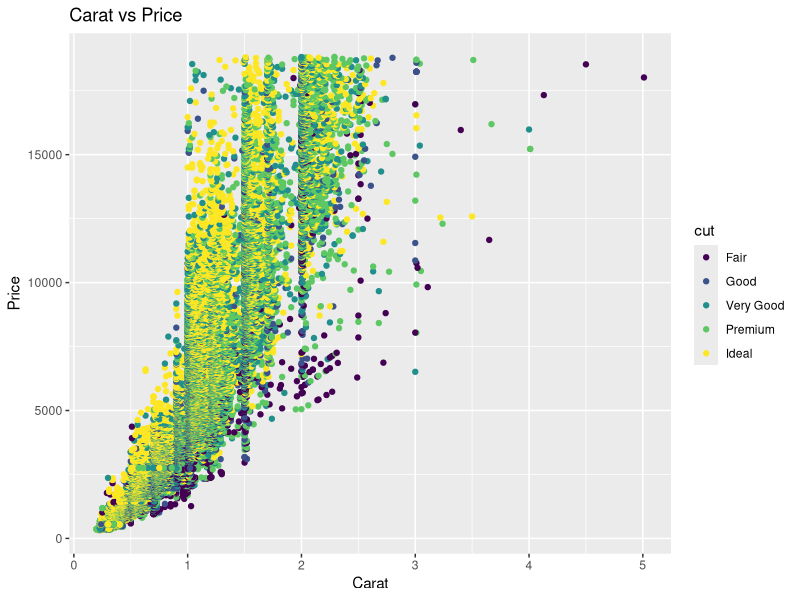
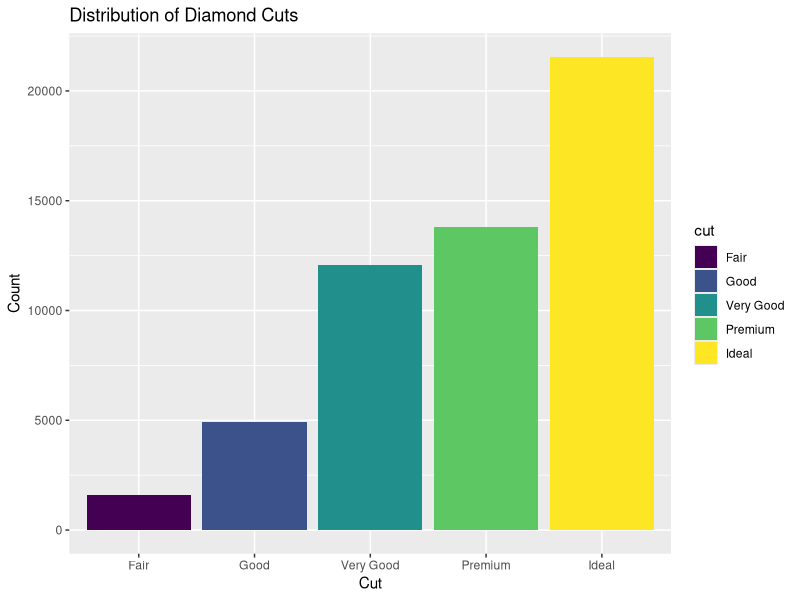
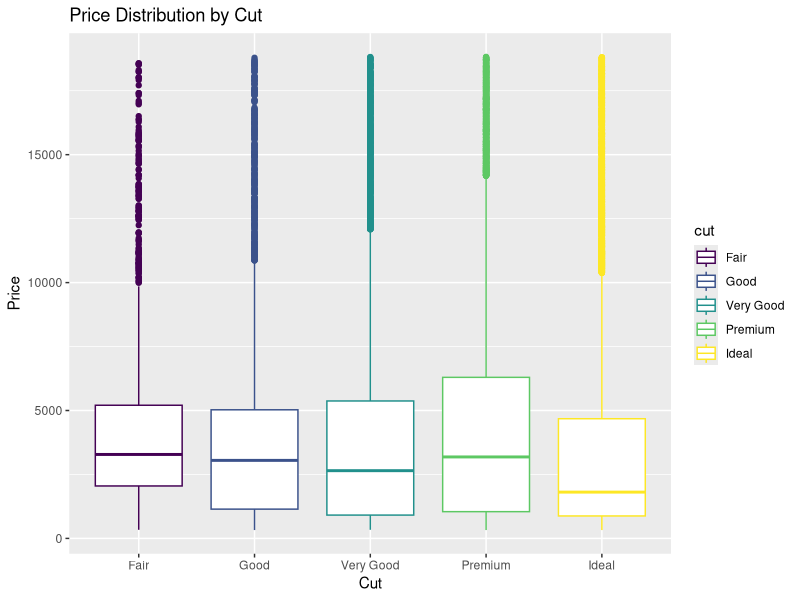
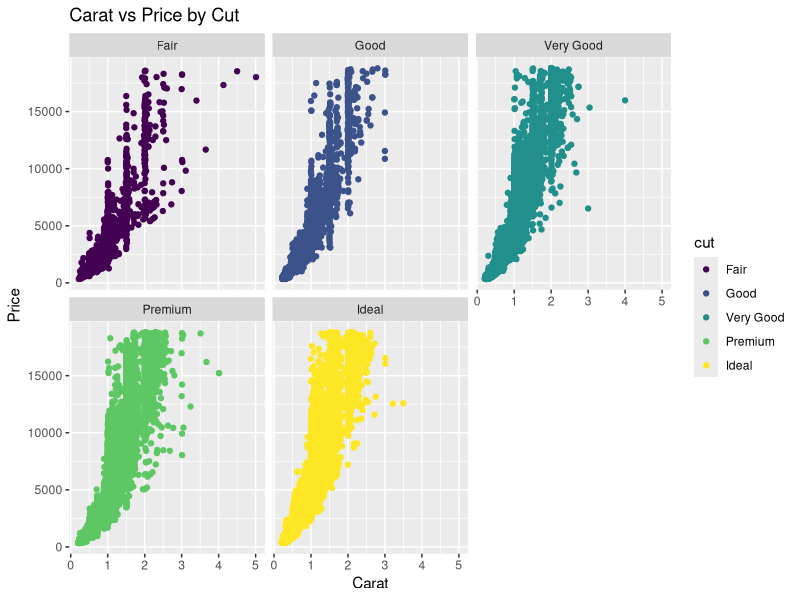

Write the R code that produced these figures, in order.
# Install and load necessary packages
install.packages("ggplot2")
install.packages("dplyr")
install.packages("tidyr")
install.packages("skimr")

library(ggplot2)
library(dplyr)
library(tidyr)
library(skimr)

# Load the dataset
data("diamonds")

# 1. View the structure of the dataset
str(diamonds)

# 2. Clean the data: Remove rows with missing values
diamonds_clean <- diamonds %>% drop_na()

# 3. Summarize the dataset: Get summary statistics
summary(diamonds_clean)

# 4. Filter the data: Filter for diamonds with price greater than 5000
diamonds_expensive <- diamonds_clean %>% filter(price > 5000)

# 5. Create a new column: Create a 'price_per_carat' column
diamonds_clean <- diamonds_clean %>%
  mutate(price_per_carat = price / carat)

# 6. Visualize the data: Scatter plot of carat vs. price
ggplot(diamonds_clean, aes(x = carat, y = price)) +
  geom_point(aes(color = cut)) +
  ggtitle("Carat vs Price") +
  xlab("Carat") +
  ylab("Price")

# 7. Create a bar plot to visualize the distribution of diamond cuts
ggplot(diamonds_clean, aes(x = cut, fill = cut)) +
  geom_bar() +
  ggtitle("Distribution of Diamond Cuts") +
  xlab("Cut") +
  ylab("Count")

# 8. Create a boxplot to examine the price distribution by cut
ggplot(diamonds_clean, aes(x = cut, y = price)) +
  geom_boxplot(aes(color = cut)) +
  ggtitle("Price Distribution by Cut") +
  xlab("Cut") +
  ylab("Price")

# 9. Visualize the relationship between carat, price, and cut using facets
ggplot(diamonds_clean, aes(x = carat, y = price)) +
  geom_point(aes(color = cut)) +
  facet_wrap(~ cut) +
  ggtitle("Carat vs Price by Cut") +
  xlab("Carat") +
  ylab("Price")

# 10. Save the final cleaned dataset
write.csv(diamonds_clean, "diamonds_clean.csv")

# End of the project
